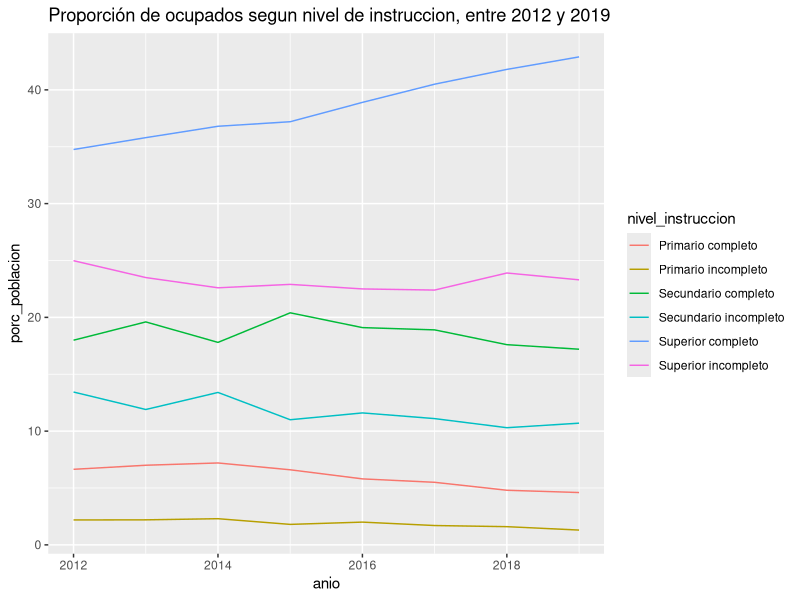
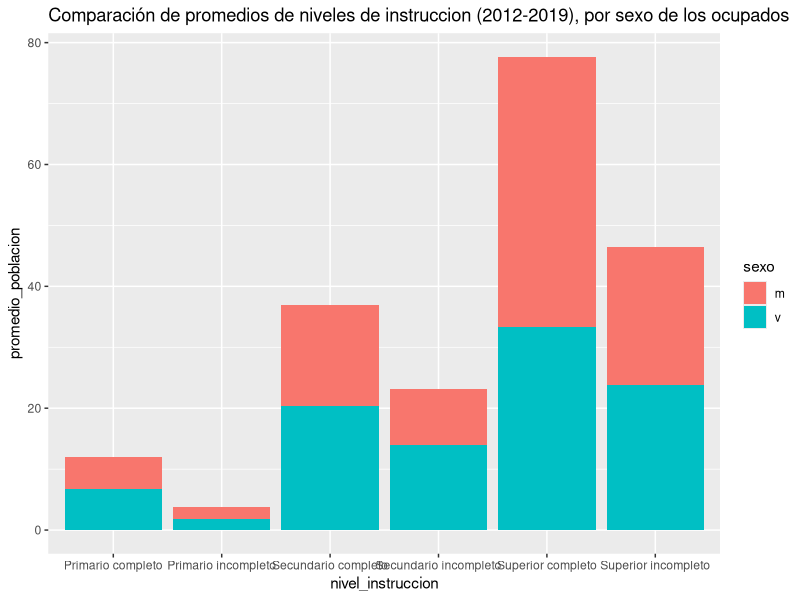
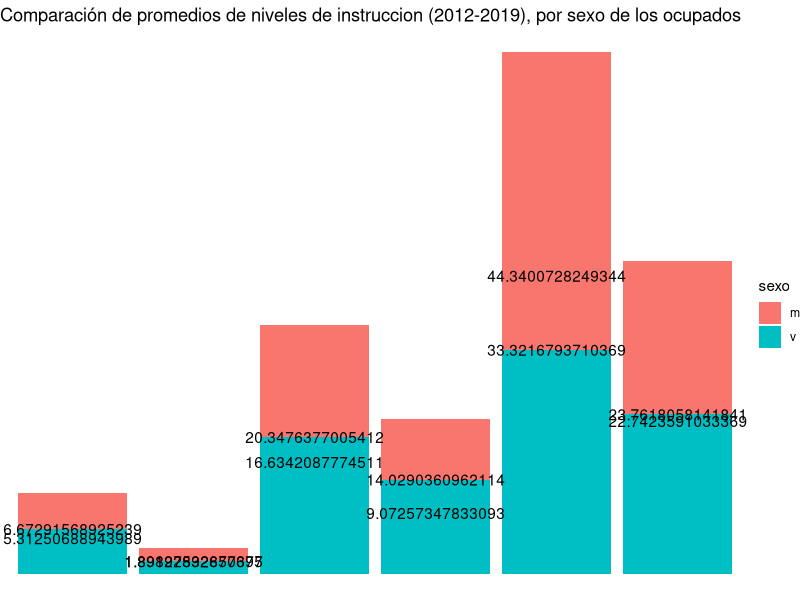

Generate these figures, in order, with R:
## ---- chunk 1
knitr::opts_chunk$set(echo = TRUE)
 
# Cargar los paquetes necesarios acá
library(readr)
library(dplyr)
library(ggplot2)
library(tidyr)

## ---- chunk 2

## Lectura de los archivos

nivel_educativo_sexo_anio <- read_csv("datos/max_neduc_ocup_sexo__annio__n_instruc_limpio.csv")

## ---- chunk 3
head(nivel_educativo_sexo_anio,10)
## ---- chunk 4

## Exploración de los datos

#verificar tipo de datos data.frame
class(nivel_educativo_sexo_anio)

# nombres de las variables
names(nivel_educativo_sexo_anio)

#tipo de dato de las variables
str(nivel_educativo_sexo_anio)

#ver cantidad de filas (observaciones) y columnas (variables)

nrow(nivel_educativo_sexo_anio)
ncol(nivel_educativo_sexo_anio)


## ---- chunk 5
#verificamos que no haya valores nulos en el data.frame

any(is.na(nivel_educativo_sexo_anio$anio)) &
any(is.na(nivel_educativo_sexo_anio$sexo)) &
any(is.na(nivel_educativo_sexo_anio$nivel_instruccion)) &
any(is.na(nivel_educativo_sexo_anio$porc_poblacion))

## ---- chunk 6
#verificamos que todos los valores sean positivos en la columna porcentaje

filter(nivel_educativo_sexo_anio,porc_poblacion<0)


## ---- chunk 7

nivel_educativo_sexo_anio<-nivel_educativo_sexo_anio %>% 
  mutate(porcentaje_poblacion = round(porc_poblacion,2))

## ---- chunk 8
nivel_educativo_sexo_anio |> 
  filter(sexo=='m' |sexo=='v') %>%
  group_by(sexo, nivel_instruccion) %>% 
  summarise(porcentaje_poblacion_media = mean(porcentaje_poblacion),porcentaje_poblacion_sd = sd(porcentaje_poblacion))


## ---- chunk 9

nivel_educativo_sexo_anio %>% 
  filter(sexo=='m' |sexo=='v') %>%
  group_by(sexo, nivel_instruccion) %>% 
  summarise(porcentaje_poblacion_max = max(porcentaje_poblacion,na.rm=TRUE),porcentaje_poblacion_min = min(porcentaje_poblacion,na.rm=TRUE), rango=max(porcentaje_poblacion,na.rm=TRUE)-min(porcentaje_poblacion,na.rm=TRUE))
            

## ---- chunk 10
nivel_educativo_sexo_anio|>
  filter(sexo=="TOTAL")|>
  ggplot(aes(anio,porc_poblacion))+
  geom_line(aes(group=nivel_instruccion,color=nivel_instruccion))+
   labs(title = "Proporción de ocupados segun nivel de instruccion, entre 2012 y 2019")
## ---- chunk 11
nivel_educativo_sexo_anio|>
  filter(sexo == "m"|sexo == "v")|>
  group_by(nivel_instruccion, sexo)|>
    summarise(promedio_poblacion = mean(porc_poblacion))|>
  ggplot(aes(nivel_instruccion , promedio_poblacion , fill=sexo))+
  geom_col(position = "stack")+
    labs(title = "Comparación de promedios de niveles de instruccion (2012-2019), por sexo de los ocupados")
 

## ---- chunk 12

nivel_educativo_sexo_anio|>
  filter(sexo == "m"|sexo == "v")|>
  group_by(nivel_instruccion, sexo)|>
    summarise(promedio_poblacion = mean(porc_poblacion))|>
  ggplot(aes(nivel_instruccion , promedio_poblacion , fill=sexo))+
  geom_col(position = "stack")+
  geom_text(aes(label=promedio_poblacion),vjust=0.5)+
  theme_void()+
   labs(title = "Comparación de promedios de niveles de instruccion (2012-2019), por sexo de los ocupados")
